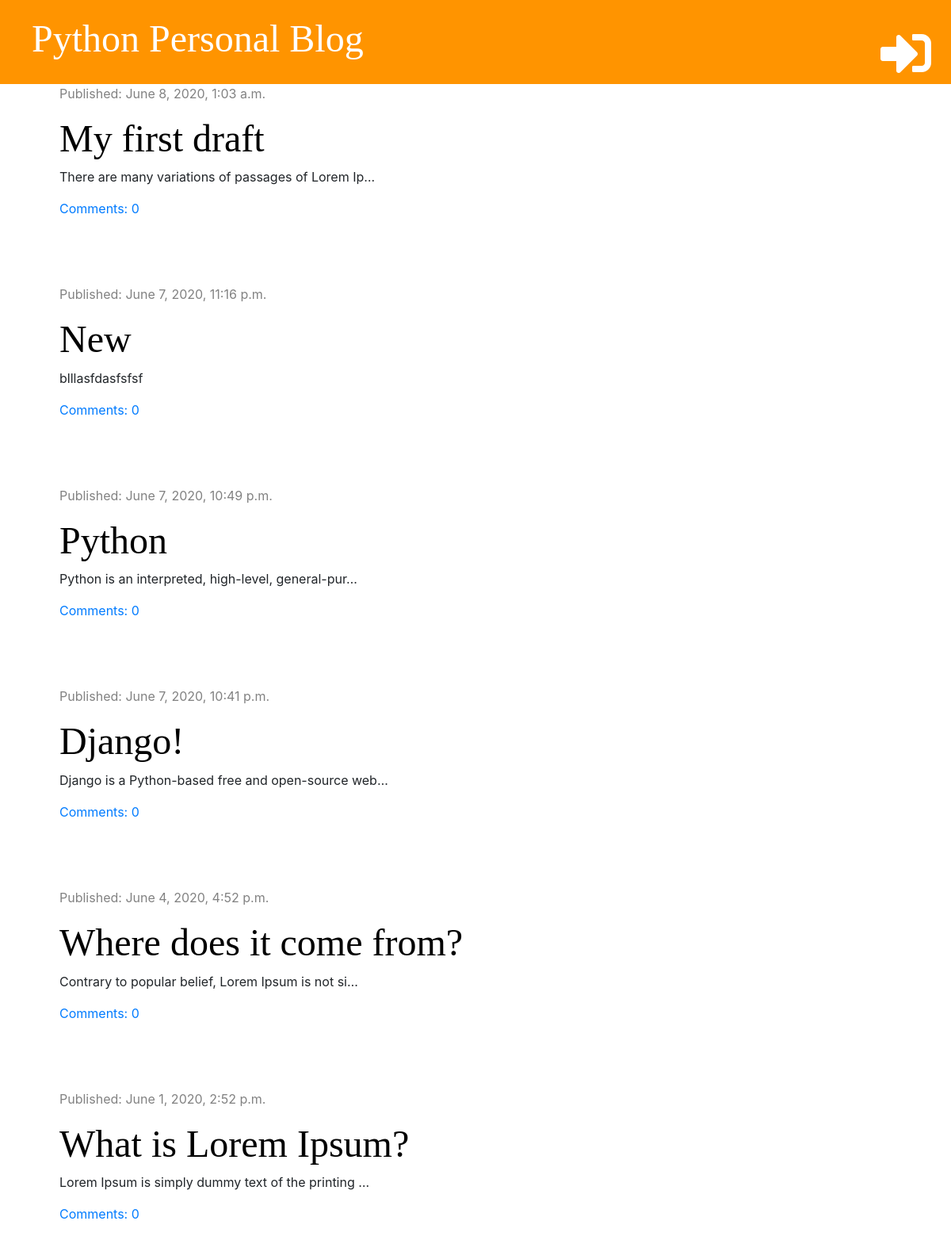
/, run on an earlier commit of the app's database.
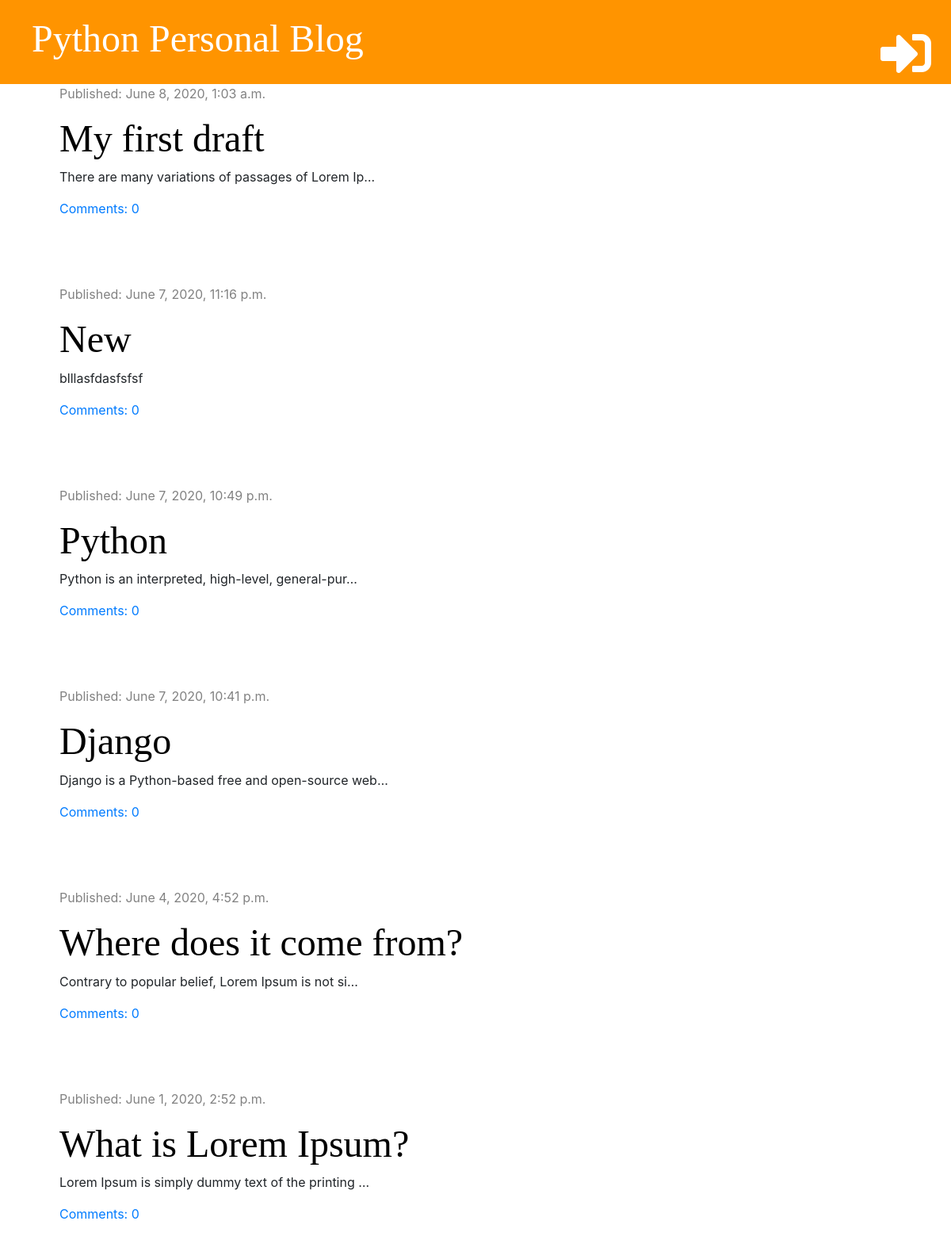
And on a later commit of the database.
### blog/models.py (models this page shows, shortened)
class Post(models.Model):
    author = models.ForeignKey('auth.User', on_delete=models.CASCADE)
    title = models.CharField(max_length=200)
    text = models.TextField()
    create_date = models.DateTimeField(default=timezone.now)
    published_date = models.DateTimeField(blank=True, null=True)
    def approved_comments(self):
        return self.comments.filter(approved=True)

### blog/views.py (the view)
# urls.py: path('', views.post_list, name='post_list'),
def post_list(request):
    posts = Post.objects.filter(published_date__lte=timezone.now()).order_by('-published_date')
    return render(request, 'blog/post_list.html', {'posts': posts})

### blog/templates/blog/post_list.html (shortened to what this page needs)
{% extends 'blog/base.html' %}
{% block content %}
{% for post in posts %}
<div class="post">
  <div class="date">
    <p>Published: {{post.published_date}}</p>
  </div>
  <h1>
    <a href="{% url 'post_detail' pk=post.pk %}">{{post.title}}</a>
  </h1>
  <p>
    {{post.text | truncatechars:50 | linebreaksbr}}
  </p>
  <a href="{% url 'post_detail' pk=post.pk %}">Comments: {{post.approved_comments.count}}</a>
</div>
<br />
{% endfor %}
{% endblock %}

What changed in the data, as far as the page shows it:
changed Post "Django is a Python-based free and open-source web…": title "Django!" → "Django"
